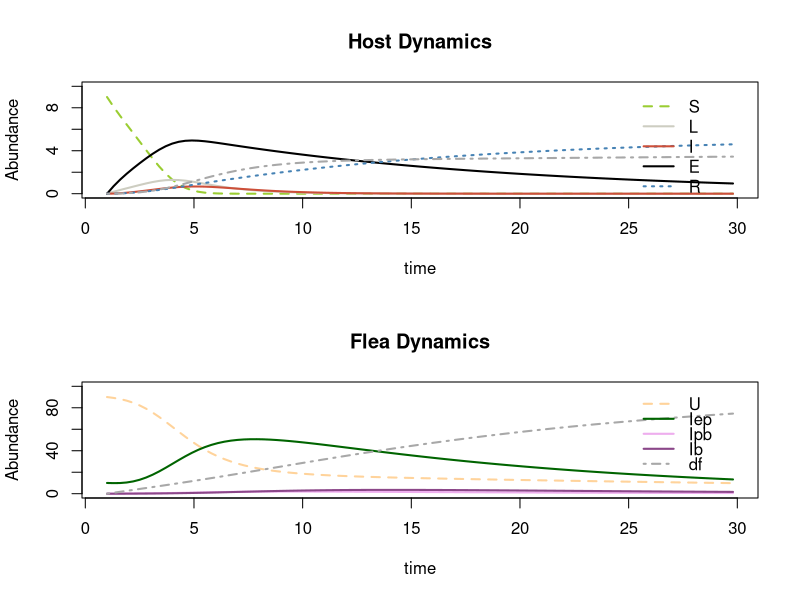

Recreate this plot in R. (Note: this script raises an error after producing the figure.)
###############################################################################
### Model for Plague by Cedar Mitchell Spring 2017
### Exploring the importance of early-phase vs blocked fleas in transmission
###############################################################################


library(deSolve)

SIR.model=function(t,x,params){
  b = params["b"]           # biting rate of all fleas except blocked
  b_b = params["b_b"]       # biting rate of blocked fleas 
  mu = params["mu"]		      # natural mortality rate of rodent (uninfected) (mu_r in fig)
  p_ep = params["p_ep"]     # Proportion of ep fleas that transmit
  p_pb = params["p_pb"]     # Proportion of partially blocked fleas that transmit
  p_b = params["p_b"]       # Proportion of fully blocked fleas that transmit
  gamma = params["gamma"]		# recovery rate in rodent from low-dose flea infection
  epsilon = params["epsilon"]  #disease induced mortality rate in rodent from high-dose flea infection
  sigma = params["sigma"]   # rate to become infectious from latent class
  
  rho = params["rho"]       # transmisison efficiency of early phase fleas
  
  alpha = params["alpha"]     # proportion of fleas infected from host
  mu_f = params["mu_f"]       # natural mortality of flea
  mu_pb = params["mu_pb"]     # mortality of partially blocked flea
  mu_b = params["mu_b"]       # mortality of blocked flea
  
  lambdaA = params["lambdaA"] # rate of developing partial blockage from EP
  lambdaB = params["lambdaB"] # rate of clearing infection in EP (back to uninfected)
  lambdaC = params["lambdaC"] # rate of leaving EP (still infected but not enough to block)
  tau = params["tau"]         # rate of developing full blockage (from partial blockage)
  
  
  S=x[1]
  L=x[2]
  I=x[3]
  E=x[4]
  R=x[5]
  dr=x[6]
  
  
  U=x[7]
  Iep=x[8]
  Ipb=x[9]
  Ib=x[10]
  df=x[11]
  
  
  dS = -S*(b*p_pb*Ipb + b_b*p_b*Ib + b*p_ep*Iep) - mu*S   #Susceptible Rodent Pop
  dL = S*(b*p_pb*Ipb + b_b*p_b*Ib + b*p_ep*Iep*rho) - L*sigma  # doesn't have death here (-mu*L)   #infection of host, not yet infectious
  dI = sigma*L - I*epsilon  #infectious rodent hosts
  dE = S*b*p_ep*Iep*(1-rho) - E*(mu+gamma) #exposed rodents (non-infectious)
  dR = gamma*E - R*mu  # recovered rodents
  dr = mu*(S+R+E) + epsilon*I  #dead rodents
    
  dU = -b*alpha*U*I + (0.21*Iep*lambdaB) - U*mu_f #### Need to change these constants to parameters (proportion of Iep fleas that do the 3 diff things, sum to 1)   #Uninfected Flea pop
  dIep = b*alpha*U*I - ((0.21*Iep*lambdaB) + (0.13*Iep*lambdaC) + (0.66*Iep*lambdaA) + Iep*mu_f) #Infection of early phase fleas 
  dIpb = 0.66*Iep*lambdaA - Ipb*(tau+mu_pb) #Infection of partially blocked fleas
  dIb = tau*Ipb - mu_b*Ib  #Infection of fully blocked fleas
  df = mu_f*(U+Iep) + (mu_pb*Ipb) + mu_b*Ib + 0.13*Iep*lambdaC # lost fleas
  
  list(c(dS,dL,dI,dE,dR,dr, dU,dIep,dIpb,dIb,df))
  
}
          
    

times=seq(1,30,by=0.3)					#time steps to output
xstart=c(S=9, L=0, I=0, E=0, R=0, dr=0, U=90, Iep=10, Ipb=0, Ib=0, df=0)	#beginning population sizes

old.parms=c(         # all parameter values are specified in days
  b=0.48,             # biting rate of fleas (uninfected,early-phase, & partially blocked)
  b_b=0.9,            # biting rate of blocked fleas 
  mu=1/365,           # natural mortality rate of rodent (uninfected)
  p_ep=2/83,          # Proportion of ep fleas that transmit
  p_pb=5/26,          # Proportion of partially blocked fleas that transmit
  p_b=10/20,          # Proportion of fully blocked fleas that transmit
  sigma=1/2.6,        # rate to become infectious from latent class
  gamma=1/7,          # recovery rate in rodent from low-dose flea infection
  epsilon=1/2,        # disease induced mortality rate in rodent from high-dose flea infection
  rho=0.1,
  mu_f=1/20.6,        # natural mortality of flea
  alpha=19/20,        # proportion of fleas infected from host
  lambdaA=1/5.05,     # rate of developing partial blockage from EP
  lambdaB=1/3,        # rate of clearing infection in EP (back to uninfected)
  lambdaC=1/3,        # rate of leaving EP (still infected but not enough to block)
  mu_pb=1/12.3,       # mortality of partially blocked flea
  tau=1/4.8,          # rate of developing full blockage
  mu_b=1/6)	          # mortality of blocked flea

mouse.parms=c(         # all parameter values are specified in days
  b=0.39,             # biting rate of fleas (uninfected,early-phase, & partially blocked)
  b_b=0.9,            # biting rate of blocked fleas 
  mu=1/365,           # natural mortality rate of rodent (uninfected)
  p_ep=0.11,          # Proportion of ep fleas that transmit
  p_pb=0.17,          # Proportion of partially blocked fleas that transmit
  p_b=0.63,           # Proportion of fully blocked fleas that transmit
  sigma=0.5,          # rate to become infectious from latent class
  gamma=0.065,        # recovery rate in rodent from low-dose flea infection
  epsilon=0.8,        # disease induced mortality rate in rodent from high-dose flea infection
  rho=0.21,
  mu_f=0.029,        # natural mortality of flea
  alpha=0.97,        # proportion of fleas infected from host
  lambdaA=0.033,     # rate of developing partial blockage from EP
  lambdaB=0.049,     # rate of clearing infection in EP (back to uninfected)
  lambdaC=0.099,     # rate of leaving EP (still infected but not enough to block)
  mu_pb=0.19,        # mortality of partially blocked flea
  tau=0.42,          # rate of developing full blockage
  mu_b=0.22)	       # mortality of blocked flea

rat.parms=c(         # all parameter values are specified in days
  b=0.39,             # biting rate of fleas (uninfected,early-phase, & partially blocked)
  b_b=0.9,            # biting rate of blocked fleas 
  mu=1/365,           # natural mortality rate of rodent (uninfected)
  p_ep=0.09,          # Proportion of ep fleas that transmit
  p_pb=0.14,          # Proportion of partially blocked fleas that transmit
  p_b=0.73,           # Proportion of fully blocked fleas that transmit
  sigma=0.5,          # rate to become infectious from latent class
  gamma=0.065,        # recovery rate in rodent from low-dose flea infection
  epsilon=0.8,        # disease induced mortality rate in rodent from high-dose flea infection
  rho=0.21,
  mu_f=0.029,        # natural mortality of flea
  alpha=1,        # proportion of fleas infected from host
  lambdaA=0.044,     # rate of developing partial blockage from EP
  lambdaB=0.007,     # rate of clearing infection in EP (back to uninfected)
  lambdaC=0.058,     # rate of leaving EP (still infected but not enough to block)
  mu_pb=0.16,        # mortality of partially blocked flea
  tau=0.55,          # rate of developing full blockage
  mu_b=0.26)	       # mortality of blocked flea

out=lsoda(xstart, times, SIR.model, rat.parms)  #run the model

time=out[,1]
S=out[,2]
L=out[,3]
I=out[,4]	
E=out[,5]
R=out[,6]
dr=out[,7]

U=out[,8]
Iep=out[,9]
Ipb=out[,10]
Ib=out[,11]
df=out[,12]

par(mfrow=c(2,1))
plot(time,S,ylab="Abundance",xlab="time",type="l",col="olivedrab3",lwd=2,ylim=c(0,max(10)),lty=2)
lines(time,L,col="ivory3",lwd=2)
lines(time,I,col="tomato3",lwd=2)
lines(time,E,col="black",lwd=2)
lines(time,R,col="steelblue",lwd=2,lty=3)
lines(time,dr,col="grey66",lwd=2, lty=4)
legend(25,10,c("S","L","I","E","R","dr"),col=c("olivedrab3","ivory3","tomato3","black","steelblue","grey66"),bty="n",lty=c(2,1,1,1,3,4),lwd=2)
title(main="Host Dynamics")


plot(time,U,col="burlywood1",lwd=2,lty=2,ylab="Abundance",xlab="time", type="l",ylim=c(0,max(100)))
lines(time,Iep,col="darkgreen",lwd=2,lty=1)
lines(time,Ipb,col="plum2",lwd=2,lty=1)
lines(time,Ib,col="orchid4",lwd=2,lty=1)
lines(time,df,col="grey66",lwd=2, lty=4)
title(main="Flea Dynamics")


legend(25,100,c("U","Iep","Ipb","Ib","df"),col=c("burlywood1","darkgreen","plum2","orchid4","grey66"),bty="n",lty=c(2,1,1,1,4),lwd=2,x.intersp = 1, y.intersp = 0.75)
out

N_f
N_r
R0 <- with(as.list(mouse.parms), ((b*rho*p_ep + b*p_pb + b_b*p_b)*sigma/(epsilon*(sigma+mu))) * (b*alpha/(lambdaB + lambdaC + lambdaA + mu_f + tau + mu_pb + mu_b)) * (S+L+I+E+R) * (U+Iep+Ipb+Ib))
